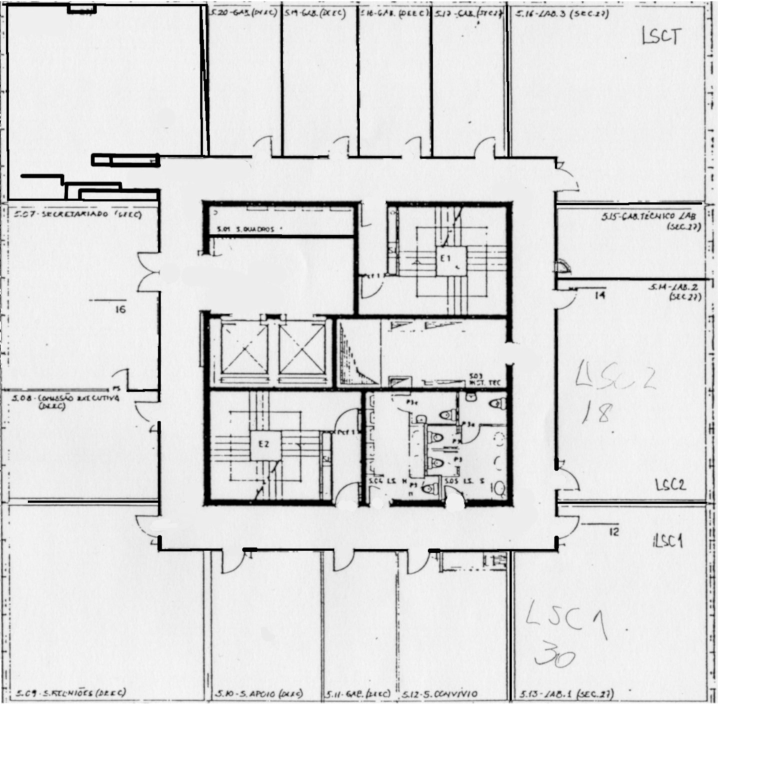
%> input picture matlab_pioneer/floor_plant_1.jpg, 1568 x 1536 px (shown at 1/2 size)
$ octave map_study.m   (GNU Octave 9; MATLAB toolbox functions it lacks are replaced by stand-ins)
%> lines starting %> are read from the running program, lines starting %| are printed output that depends on the picture; in (x1, y1, x2, y2) boxes, pixels count from 0 and x2, y2 are one past the last pixel; in counts of white or black regions, pixels touching at a corner belong together; the program's own positions count from 1
figure(5);
image_2 = imread('floor_plant_1.jpg');
%> image_2 is the input picture: size 1536x1568x3 uint8; min 0, max 255, mean 225.8
% Crop image to relevant area
imageCropped_2 = image_2(1:1150,1:1100);
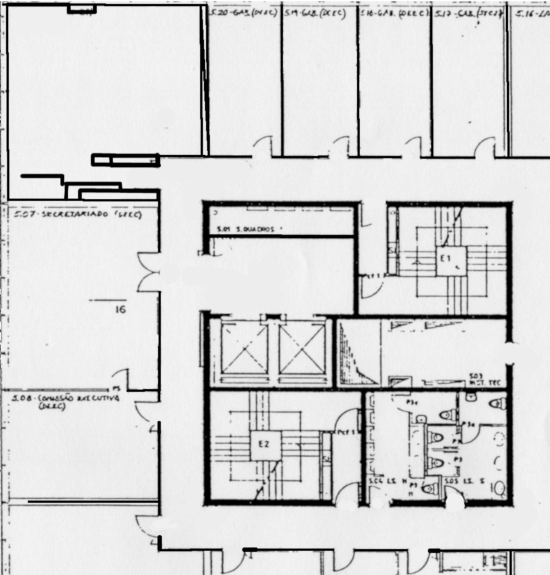
%> imageCropped_2: size 1150x1100 uint8 (shown at 1/2 size); min 0, max 255, mean 215

image_2 = imageCropped_2 < 100;
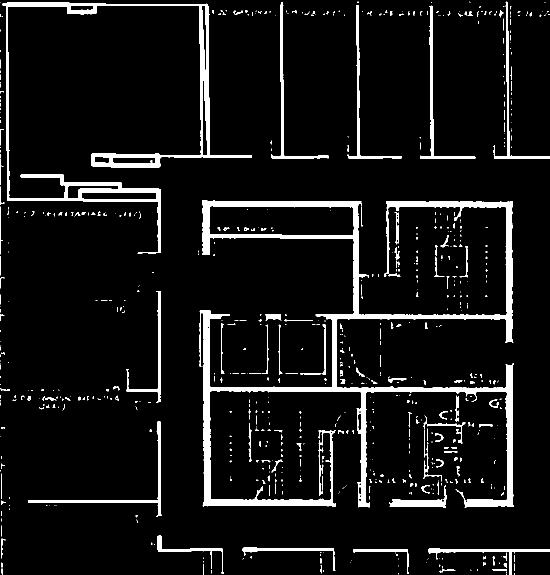
%> image_2: size 1150x1100 logical (shown at 1/2 size); 7.1% white; 715 white regions (541 under 20 px), largest, box (x1, y1, x2, y2) and area: (399, 400, 1028, 1016) 42156, (5, 5, 504, 508) 17162, (840, 11, 951, 318) 2217

% create occupancy grid. Free space is 0, for occupied space is 1
% .yaml: Resolution of the map, meters / pixel = 0.020000
% . BinaryOccupancyGrid: resoultion of cells per meter

%> (the run ends here)

$ run again, with matlab_pioneer/floor_plant.jpg copied over matlab_pioneer/floor_plant_1.jpg
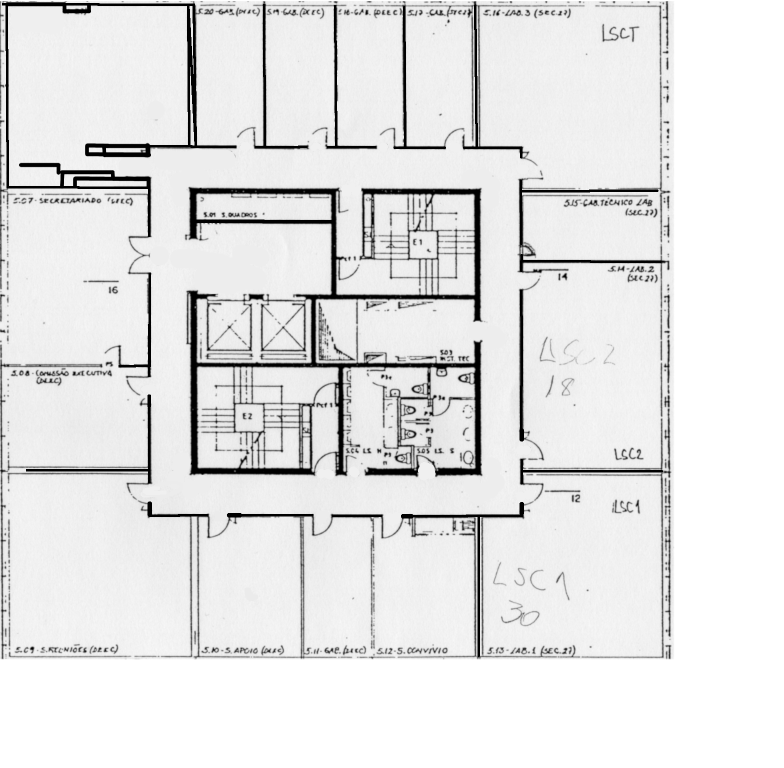
%> input picture matlab_pioneer/floor_plant.jpg, 1568 x 1536 px (shown at 1/2 size)
%> image_2 is the input picture: size 1536x1568 uint8; min 0, max 255, mean 228.5
%> `imageCropped_2 = image_2(1:1150,1:1100);`:
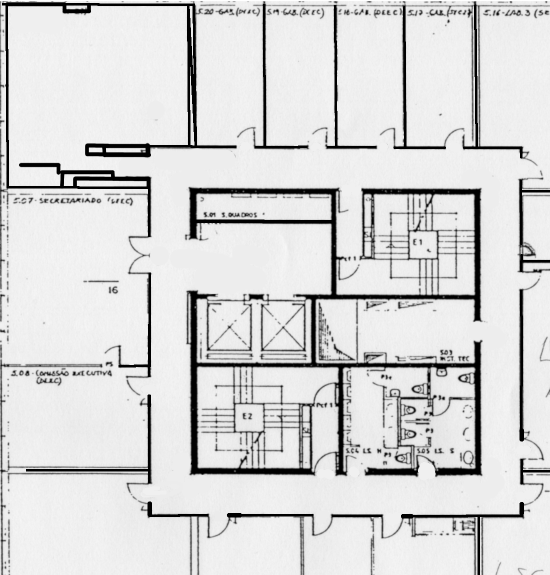
%> imageCropped_2: size 1150x1100 uint8 (shown at 1/2 size); min 0, max 255, mean 215.1
%> `image_2 = imageCropped_2 < 100;`:
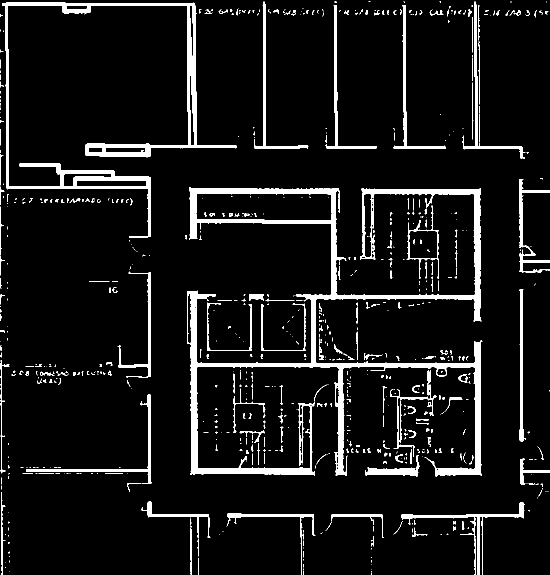
%> image_2: size 1150x1100 logical (shown at 1/2 size); 7.6% white; 718 white regions (504 under 20 px), largest, box (x1, y1, x2, y2) and area: (374, 375, 965, 953) 39520, (4, 5, 473, 476) 16807, (52, 789, 303, 968) 2328

$ run again, with matlab_pioneer/map_corrected.jpg copied over matlab_pioneer/floor_plant_1.jpg
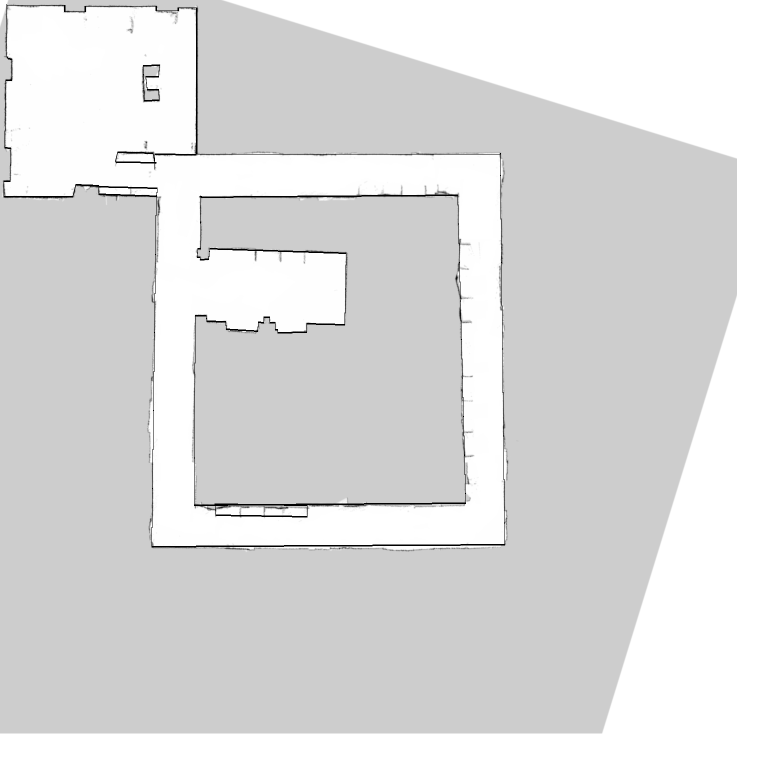
%> input picture matlab_pioneer/map_corrected.jpg, 1568 x 1536 px (shown at 1/2 size)
%> image_2 is the input picture: size 1536x1568 uint8; min 0, max 255, mean 222
%> `imageCropped_2 = image_2(1:1150,1:1100);`:
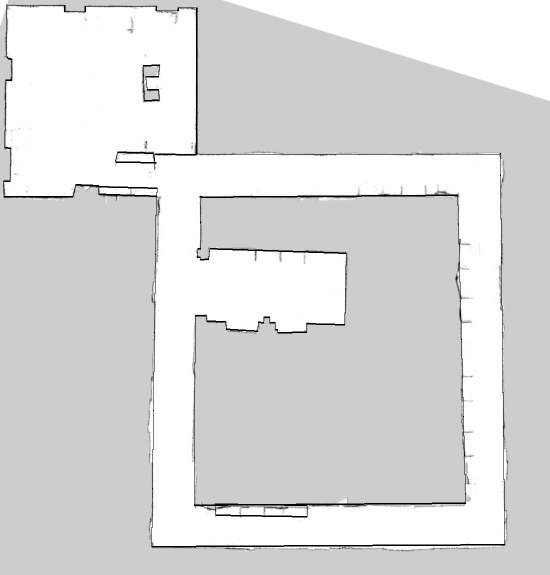
%> imageCropped_2: size 1150x1100 uint8 (shown at 1/2 size); min 0, max 255, mean 219.2
%> `image_2 = imageCropped_2 < 100;`:
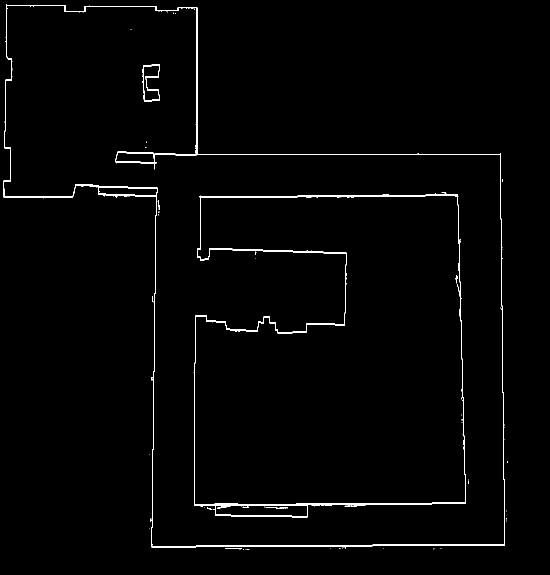
%> image_2: size 1150x1100 logical (shown at 1/2 size); 1.3% white; 70 white regions (60 under 20 px), largest, box (x1, y1, x2, y2) and area: (7, 8, 1010, 1095) 8508, (387, 388, 932, 1035) 7519, (285, 129, 320, 203) 533
